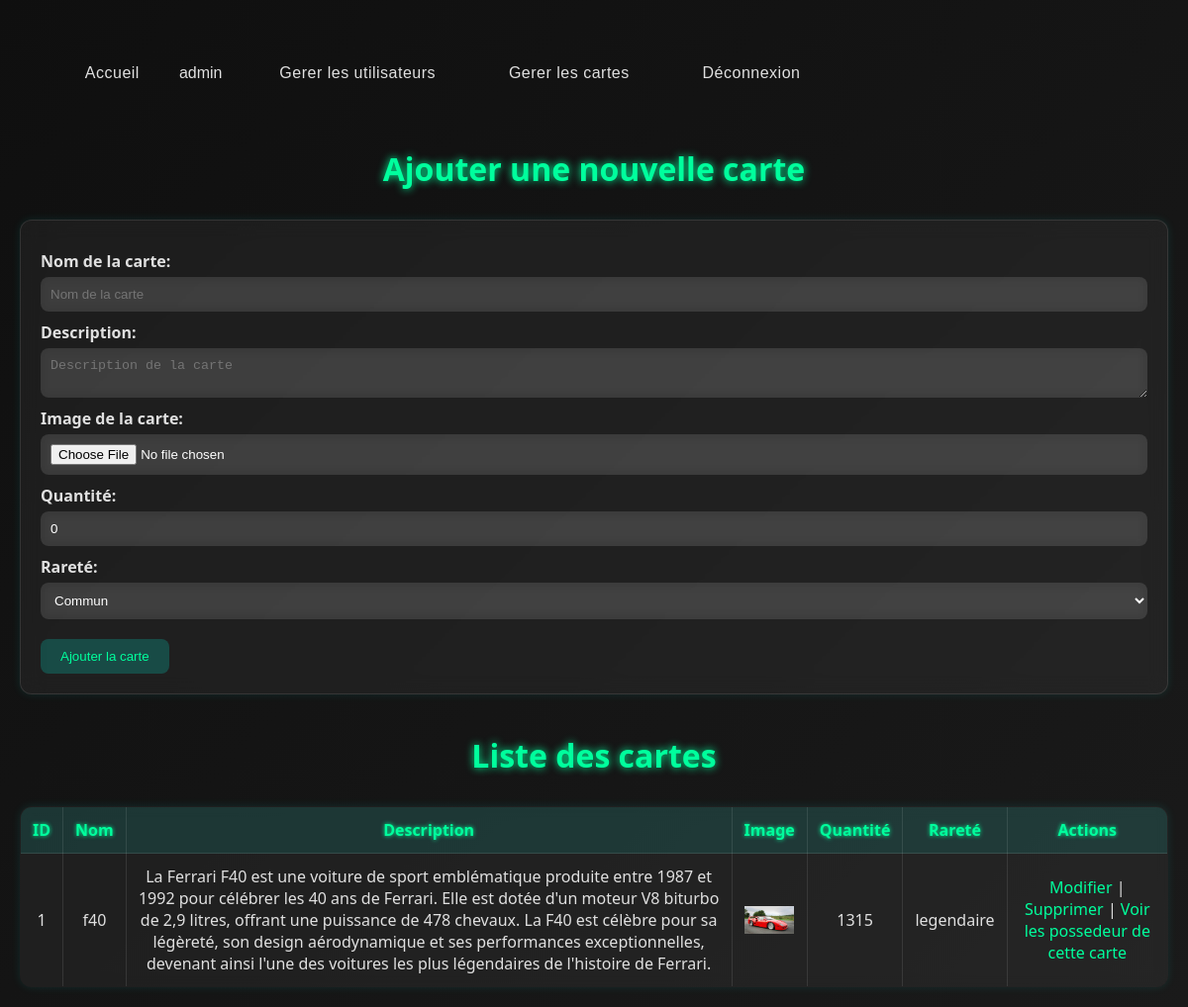
The page /superTCG/gerercarte.php (signed in) on the database its author committed.
### tables this page shows
CREATE TABLE `carte` (
  `carte_id` int(11) NOT NULL,
  `nom` varchar(100) NOT NULL,
  `description` text DEFAULT NULL,
  `chemin_image` varchar(255) DEFAULT NULL,
  `quantite` int(11) DEFAULT 0,
  `rarete` enum('commun','rare','epique','legendaire') DEFAULT 'commun'
);

### superTCG/gerercarte.php (the view, shortened to what this page needs)
<?php
include('common/navbar.php');
include('./config.php');
?>
<html lang="en">
<head>
    <link rel="stylesheet" href="css/gererCS.css">
</head>
<body class="container">
    <div>
        <h1 class="titre">Ajouter une nouvelle carte</h1>
        <form method="POST" enctype="multipart/form-data">
            <label for="nom">Nom de la carte:</label>
            <input type="text" name="nom" placeholder="Nom de la carte" required><br>
            <label for="description">Description:</label>
            <textarea name="description" placeholder="Description de la carte" required></textarea><br>
            <label for="image">Image de la carte:</label>
            <input type="file" name="image" required><br>
            <label for="quantite">Quantité:</label>
            <input type="number" name="quantite" value="0" required><br>
            <label for="rarete">Rareté:</label>
            <select name="rarete" required>
                <option value="commun">Commun</option>
            </select><br>
            <input type="submit" name="submit" value="Ajouter la carte">
        </form>
    </div>
    <div>
        <?php
            $stmt = $conn->query("SELECT * FROM carte");
            $cartes = $stmt->fetchAll(PDO::FETCH_ASSOC);
        ?>
        <h1>Liste des cartes</h1>
    <table border="1" cellpadding="10">
        <thead>
            <tr>
                <th>ID</th>
                <th>Nom</th>
                <th>Description</th>
                <th>Image</th>
                <th>Quantité</th>
                <th>Rareté</th>
                <th>Actions</th>
            </tr>
        </thead>
        <tbody>
            <?php foreach ($cartes as $carte): ?>
                <tr>
                    <td><?= $carte['carte_id'] ?></td>
                    <td><?= htmlspecialchars($carte['nom']) ?></td>
                    <td><?= htmlspecialchars($carte['description']) ?></td>
                    <td><img src="<?= $carte['chemin_image'] ?>" alt="" width="50"></td>
                    <td><?= $carte['quantite'] ?></td>
                    <td><?= $carte['rarete'] ?></td>
                    <td>
                        <a href="modifiercarte.php?id=<?= $carte['carte_id'] ?>">Modifier</a> |
                        <a href="supprimercarte.php?id=<?= $carte['carte_id'] ?>" onclick="return confirm('Supprimer cette carte ?');">Supprimer</a> |
                        <a href="possedeurcarte.php?id=<?= $carte['carte_id'] ?>" >Voir les possedeur de cette carte</a>
                    </td>
                </tr>
            <?php endforeach; ?>
        </tbody>
    </table>
    </div>
</body>
</html>

### superTCG/common/style.css (style rules this page uses)
:root { --cyber-dark: #0a0a0a; --cyber-darker: #050505; --cyber-accent: #00ff9d; --cyber-glow: 0 0 10px rgba(0, 255, 157, 0.7); --cyber-text: #e0e0e0; --cyber-border: #1f1f1f; }

### superTCG/css/gererCS.css (style rules this page uses)
body { font-family: 'Segoe UI', Tahoma, Geneva, Verdana, sans-serif; background: linear-gradient(135deg, #0f0f0f, #1a1a1a); color: #e0e0e0; margin: 0; padding: 20px; }
.container { max-width: 1200px; margin: auto; }
h1.titre, h1 { text-align: center; color: #00ff9d; text-shadow: 0 0 8px #00ff9d; margin-bottom: 30px; }
form { background: rgba(255, 255, 255, 0.05); backdrop-filter: blur(10px); border: 1px solid rgba(255, 255, 255, 0.1); border-radius: 12px; padding: 20px; box-shadow: 0 0 10px rgba(0, 255, 231, 0.1); margin-bottom: 40px; }
form label { display: block; margin-top: 10px; font-weight: bold; }
form input[type="text"], form input[type="number"], form input[type="file"], form textarea, form select { width: 100%; padding: 10px; margin-top: 5px; background-color: rgba(255, 255, 255, 0.1); color: #fff; border: none; border-radius: 8px; backdrop-filter: blur(6px); outline: none; }
form input[type="submit"] { margin-top: 20px; background: rgba(0, 255, 231, 0.2); color: #00ff9d; padding: 10px 20px; border: none; border-radius: 8px; cursor: pointer; transition: background 0.3s ease, box-shadow 0.3s ease; }
table { width: 100%; border-collapse: collapse; background: rgba(255, 255, 255, 0.05); backdrop-filter: blur(6px); border-radius: 12px; overflow: hidden; box-shadow: 0 0 10px rgba(0, 255, 231, 0.1); }
th, td { padding: 12px; border: 1px solid rgba(255, 255, 255, 0.1); text-align: center; }
th { background-color: rgba(0, 255, 231, 0.1); color: #00ff9d; text-shadow: 0 0 4px #00ff9d; }
a { color: #00ff9d; text-decoration: none; }

### rows shown on the page
carte: carte_id "1", nom "f40", description "La Ferrari F40 est une voiture de sport emblématique produite entre 1987 et 1992 pour célébrer les 40 ans de Ferrari. Elle est dotée d'un moteur V8 biturbo de 2,9 litres, offrant une puissance de 478 chevaux. La F40 est célèbre pour sa légèreté, son design aérodynamique et ses performances exceptionnelles, devenant ainsi l'une des voitures les plus légendaires de l'histoire de Ferrari.", chemin_image (picture), quantite "1315", rarete "legendaire"

### other values the page prints
$_SESSION["role"] "admin"
